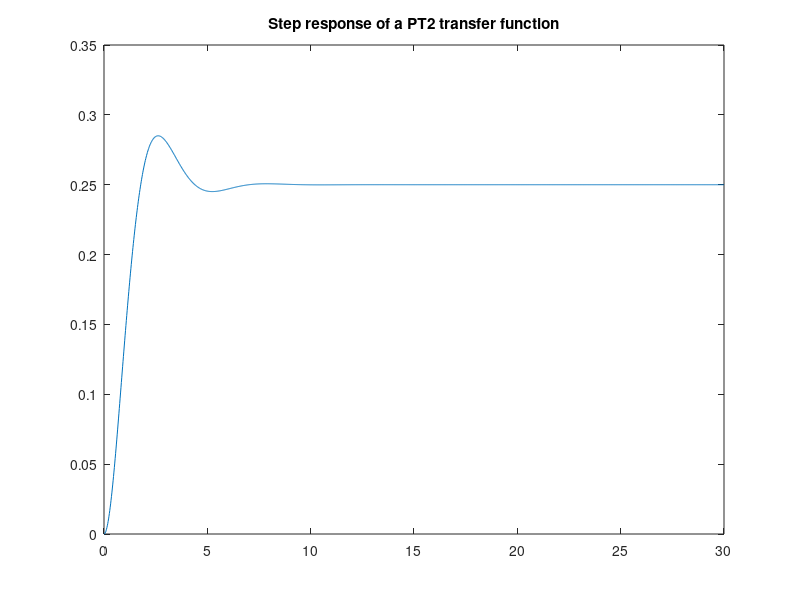

Here is the MATLAB script that generated this plot:
## Copyright (C) 2019 Filipe Vasconcelos

pkg load control
clf;
clear;
s = tf('s');
g = 1/(2*s^2+3*s+4);
[y,t,x]=step(g,30,0.02)

plot(t,y)
title ("Step response of a PT2 transfer function");

format long
file_id = fopen('mydata.txt', 'w');
fdisp(file_id, y)
fclose(file_id)
